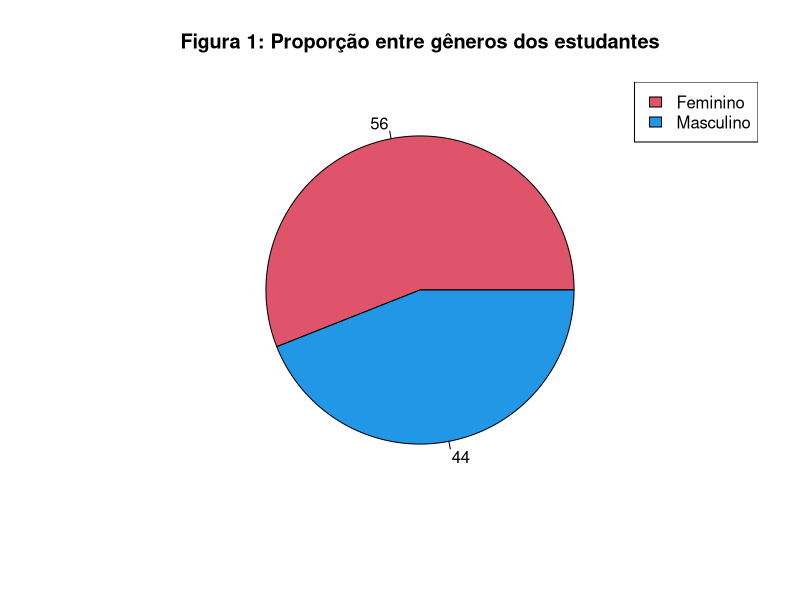
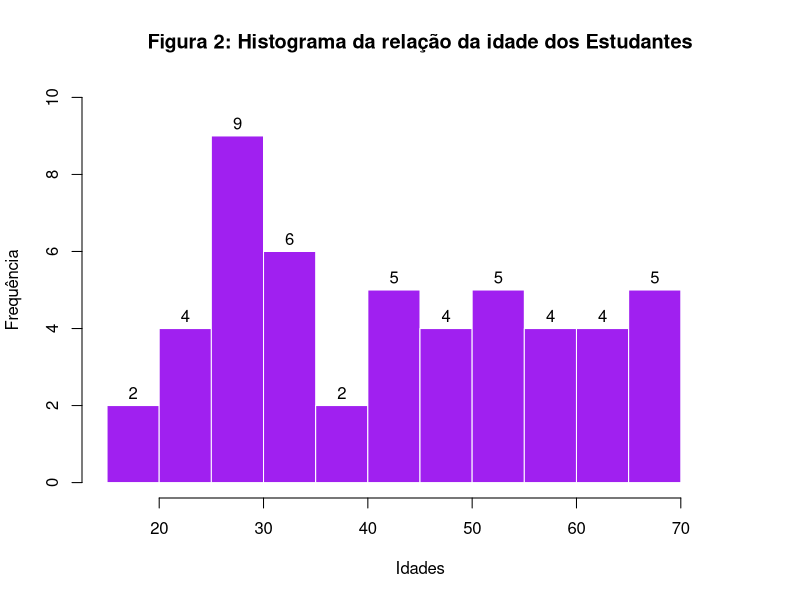
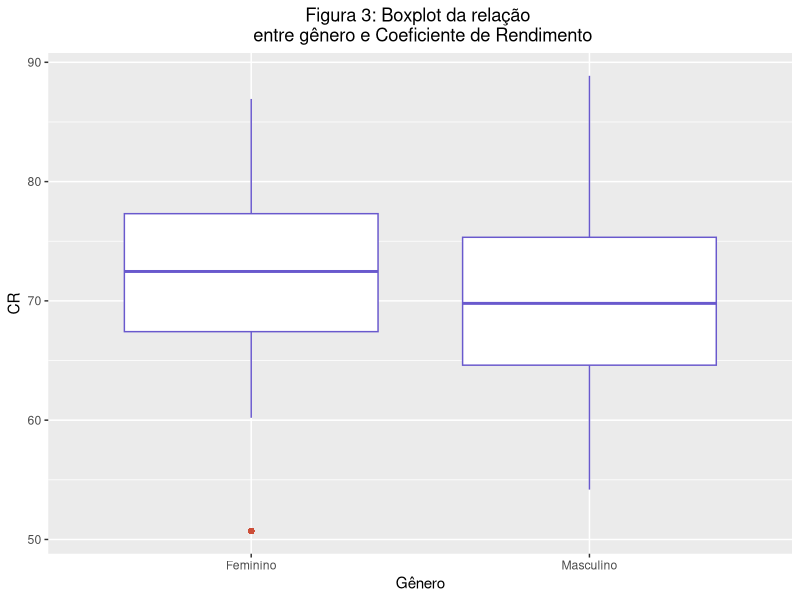
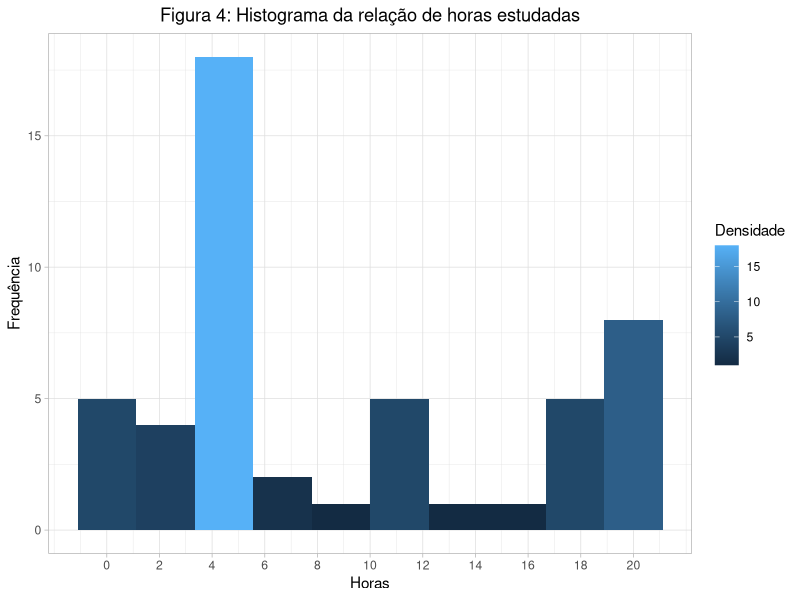
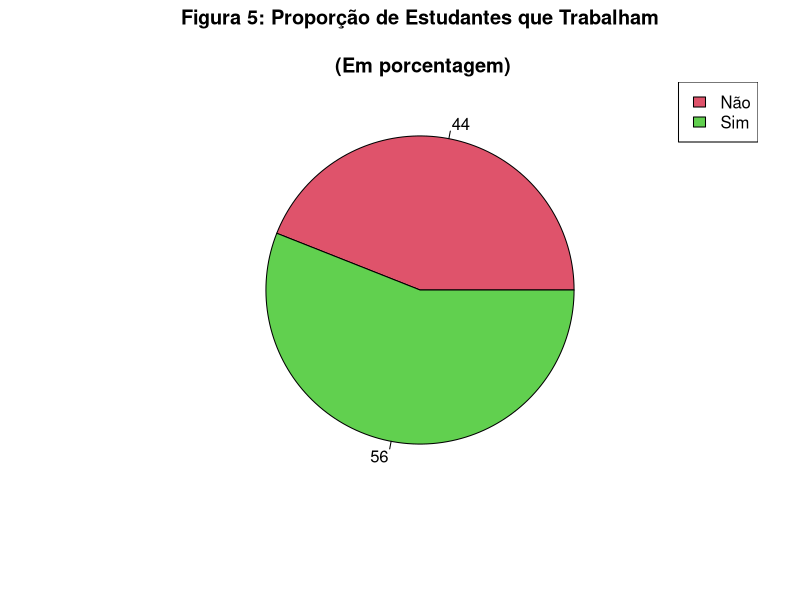
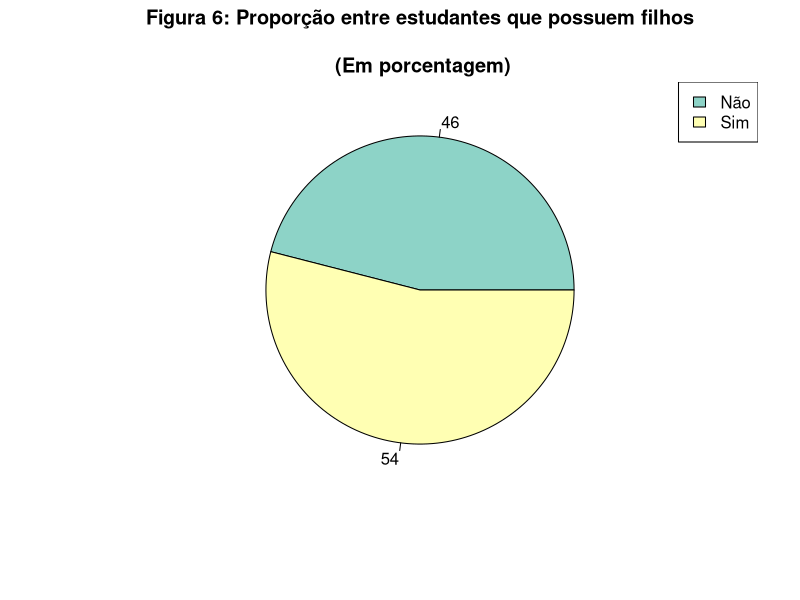
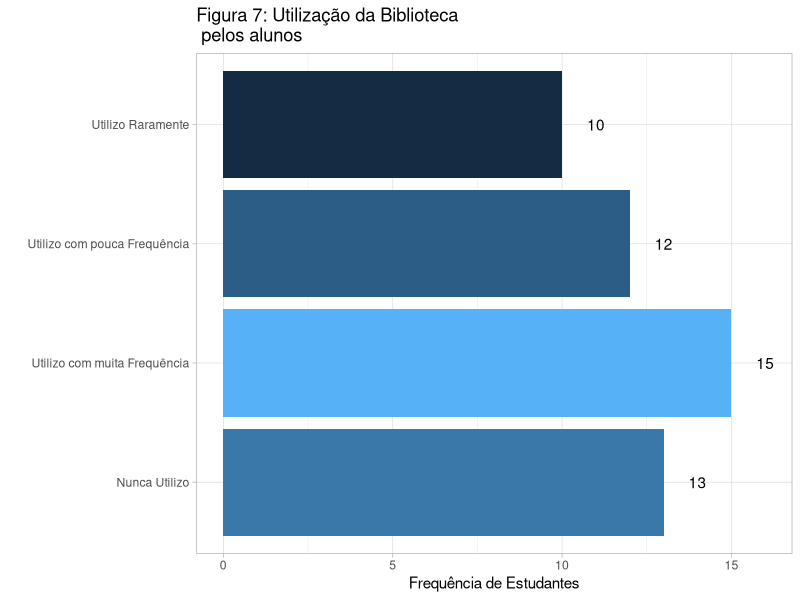
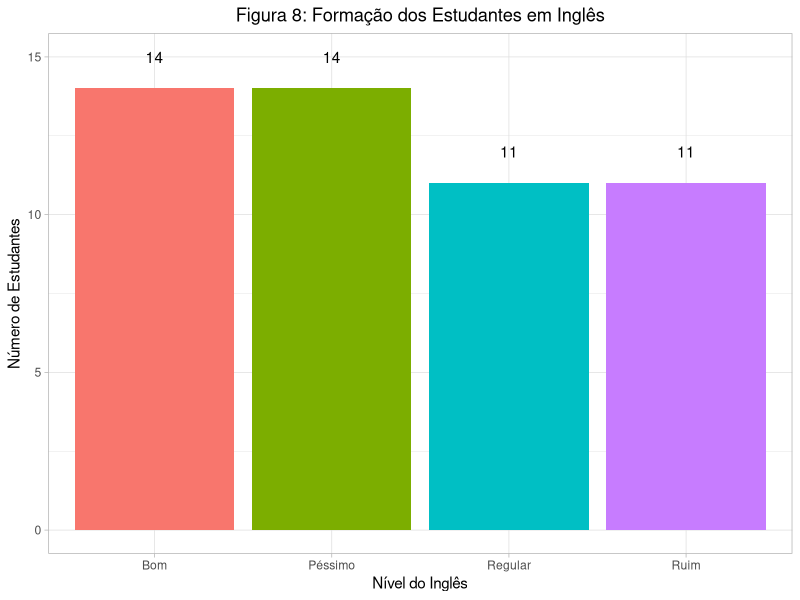

These charts were generated, in order, by the following R code:
## ---- chunk 1
knitr::opts_chunk$set(echo = TRUE)
## ---- chunk 2
set.seed(3881)
idade <- sample(18:70, 50, replace = TRUE)
genero <- sample(c("Masculino", "Feminino"), 50, replace = TRUE)
CR <- round (rnorm(50, mean = 70, sd = 8), digits = 2)
Trabalha <- sample(c("Sim", "Não"), 50, replace = TRUE)
Filhos <- sample(c("Sim", "Não"), 50, replace = TRUE)
EM <- sample(c("Pública", "Privada", "Pública/Privada"), 50, replace = TRUE)
Horas <- sample(0:20, 50, replace = TRUE)
Livros <- sample(0:5, 50, prob = c(0.5, 0.1, 0.1, 0.1,0.1, 0.1),replace = TRUE)
BBT <- sample(c("Nunca Utilizo", 
                "Utilizo Raramente", "Utilizo com pouca Frequência", 
                "Utilizo com muita Frequência"), 50, replace = TRUE)
Ingles <- sample(c("Bom", "Regular", "Ruim", "Péssimo"), 50, replace = TRUE)
Tab <- cbind(idade, genero, CR, Trabalha, Filhos, EM, Horas, Livros,
             BBT, Ingles)
Tab <- as.data.frame(Tab)
knitr::kable(head(Tab))
## ---- chunk 3
genero.tb <- table(Tab$genero)
#Frequência Absoluta
t1 <- cbind("Freq.Abs." = genero.tb)
#Frequência Relativa
t2 <- cbind("Freq.Rel." = prop.table(genero.tb))
#Acrescentar a soma das colunas
t3 <- cbind("Freq.Abs." = addmargins(genero.tb))
t4 <- cbind("Freq.Rel." = addmargins(prop.table(genero.tb)))
#Tabela Final
knitr::kable(cbind("Freq.Abs." = addmargins(genero.tb), "Freq.Rel." = 
        addmargins(prop.table(genero.tb))))
## ---- chunk 4
gen <- table(Tab$genero)
genero1 <- prop.table(gen)
percent <- round(100*(gen/sum(gen)), digits = 3)
pie(genero1,labels=percent,main ="Figura 1: Proporção entre gêneros dos estudantes",cex=1
    , col = c(2,12))
legend("topright",fill = c(2,12), legend=c(names(gen)))

## ---- chunk 5
str(Tab$idade)
Tab$idade <- as.numeric(Tab$idade)
tab <- table(Tab$idade)
hist(Tab$idade, main = "Figura 2: Histograma da relação da idade dos Estudantes", 
     xlab = "Idades", ylab = "Frequência", col = c("purple"), border = "white",
     xlim = c(15,75), ylim = c(0,10), labels = TRUE)
## ---- chunk 6
knitr::kable(mean(Tab$idade))
## ---- chunk 7
summary(Tab$idade)
## ---- chunk 8
library(tidyverse)
str(Tab$CR)
Tab$CR <- as.numeric(Tab$CR)
ggplot(Tab, aes(x=genero,y=CR)) + geom_boxplot(fill = "white",
          colour = "slateblue3", outlier.color = "tomato3",
          outlier.shape = 16, outlier.size = 2) +  
  ggtitle("Figura 3: Boxplot da relação \n entre gênero e Coeficiente de Rendimento") +
  xlab("Gênero")+ theme(plot.title = element_text(hjust = 0.5))
## ---- chunk 9
Tab$Horas <- as.numeric(Tab$Horas)
H <- Tab %>%
  filter(genero == "Masculino")
summary(H$Horas)
## ---- chunk 10
Tab$Horas <- as.numeric(Tab$Horas)
M <- Tab %>%
  filter(genero == "Feminino")
summary(M$Horas)
## ---- chunk 11
ggplot(Tab, aes(Horas)) + geom_histogram(bins = 10, aes(fill = ..count..)) + 
  scale_fill_gradient("Densidade") + 
  scale_x_continuous(name = "Horas", breaks = seq(0,20,2)) +
  scale_y_continuous(name = "Frequência") + theme_light() +  
  ggtitle("Figura 4: Histograma da relação de horas estudadas") + 
  theme(plot.title = element_text(hjust = 0.5))
## ---- chunk 12
tb1 <- table(Tab$Trabalha)
p1 <- prop.table(tb1)
percent <- round(100*(tb1/sum(tb1)), digits = 2)
pie(p1, labels = percent,main ="Figura 5: Proporção de Estudantes que Trabalham
    \n (Em porcentagem)",cex = 1,
    col = c(2,11))
legend("topright", fill=c(2,11), legend=c("Não","Sim"))
## ---- chunk 13
library(RColorBrewer)
f <- table(Tab$Filhos)
filhos <- prop.table(f)
percent1 <- round(100*(f/sum(f)), digits = 3)

cores <- brewer.pal(3, "Set3")

pie(filhos,labels=percent1,main ="Figura 6: Proporção entre estudantes que possuem filhos
    \n (Em porcentagem)",cex = 1
    , col = c(cores))
legend("topright",fill = c(cores), legend=c(names(f)))
## ---- chunk 14
em.tb <- table(Tab$EM)

EM1 <- cbind("Freq.Abs." = em.tb)

EM2 <- cbind("Freq.Rel." = prop.table(em.tb))

EM3 <- cbind("Freq.Abs." = addmargins(em.tb))
EM4 <- cbind("Freq.Rel." = addmargins(prop.table(em.tb)))

knitr::kable(cbind("Freq.Abs." = addmargins(em.tb), "Freq.Rel." = 
        addmargins(prop.table(em.tb))))
## ---- chunk 15
libr <- table(Tab$Livros)
p2 <- prop.table(libr)
books <- data.frame(libr)
knitr::kable(head(rename(books, c("Qtd.Livros" = "Var1"))))
## ---- chunk 16
tabBBT <- table(Tab$BBT)
tabBBT <- as.data.frame(tabBBT)
ggplot(tabBBT, aes(x = Var1, y = Freq, fill = Freq)) + 
  geom_col(show.legend = FALSE) +
  geom_text(aes(label = Freq), nudge_y = 1) +
  ggtitle("Figura 7: Utilização da Biblioteca \n pelos alunos") + 
  theme_light()+ xlab("") + 
  ylab("Frequência de Estudantes") + coord_flip() 
## ---- chunk 17
tab <- table(Tab$Ingles)
tab <- as.data.frame(tab)
ggplot(tab, aes(x = Var1, y = Freq, fill = Var1)) + 
  geom_col(show.legend = FALSE) +
  geom_text(aes(label = Freq), nudge_y = 1) +
  ggtitle("Figura 8: Formação dos Estudantes em Inglês") + 
  theme_light()+ xlab("Nível do Inglês") + 
  ylab("Número de Estudantes") + 
  theme(plot.title = element_text(hjust = 0.5))
